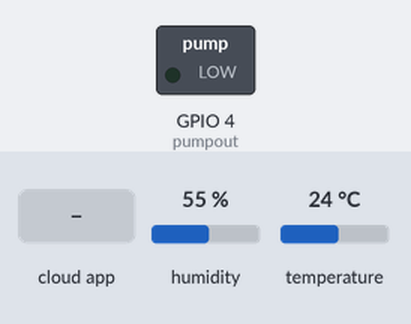
The sketch below on a simulated ESP32. Shown: switched loads named in the sketch (green lamp = pin HIGH). The test bench sets the inputs (shaded band); at power-on: humidity 55 %, temperature 24 °C. WiFi joins after 1.5 s; servers stay silent unless stated; no MQTT or app messages arrive unless stated; what the sketch prints to the serial monitor is not drawn.

Above: at 2.7 s.
2.8 s: the phone or cloud app sets nutnhan2 to 1
At 3.7 s:
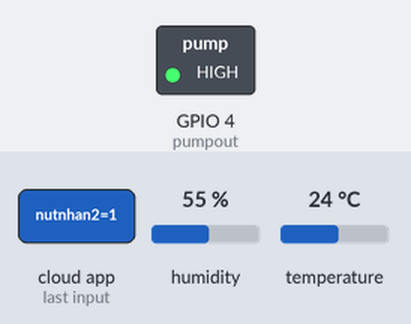
4.3 s: the phone or cloud app sets nutnhan2 to 0
At 5.8 s:
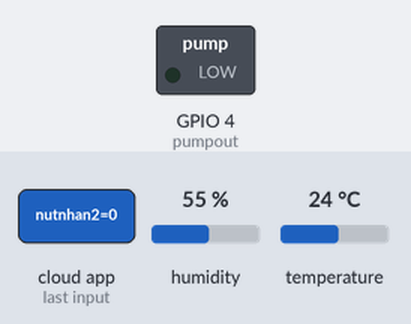
Timing chart, 0 to 7.3 s (numbered marks = the images above; inputs shaded):
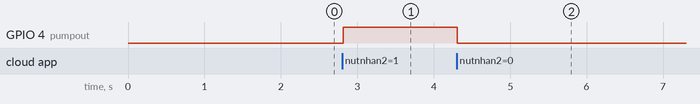

Measured:
- after the input at 2.8 s, GPIO 4 (pumpout): LOW → HIGH at once
- after the input at 4.3 s, GPIO 4 (pumpout): HIGH → LOW at once

The sketch:

project.ino
```cpp
#include <WiFi.h>
#include "Adafruit_MQTT.h"
#include "Adafruit_MQTT_Client.h"
#include "DHT.h"

/************************* DHT Sensor Setup *********************************/

#define DHTPIN   D2     // Digital pin connected to the DHT sensor
#define DHTTYPE  DHT11  // Type of DHT Sensor, DHT11 or DHT22

DHT dht(DHTPIN, DHTTYPE);

#define pumpout   D3     // Connect LED on pin D3

/************************* WiFi Access Point *********************************/

#define WLAN_SSID       "FREE"
#define WLAN_PASS       "12345679"

/************************* Adafruit.io Setup *********************************/

#define AIO_SERVER      "io.adafruit.com"
#define AIO_SERVERPORT  1883                                 // use 8883 for SSL
#define AIO_USERNAME    "hoanghao2208"
#define AIO_KEY         ""

/************ Global State ******************/


WiFiClient client;

Adafruit_MQTT_Client mqtt(&client, AIO_SERVER, AIO_SERVERPORT, AIO_USERNAME, AIO_KEY);

/****************************** Feeds ***************************************/

Adafruit_MQTT_Publish temp = Adafruit_MQTT_Publish(&mqtt, AIO_USERNAME "/feeds/cambien1");
Adafruit_MQTT_Publish hum = Adafruit_MQTT_Publish(&mqtt, AIO_USERNAME "/feeds/cambien3");

// controlling pump
Adafruit_MQTT_Subscribe pumpin = Adafruit_MQTT_Subscribe(&mqtt, AIO_USERNAME "/feeds/nutnhan2");

void MQTT_connect();

float lastHumidity = -1;
float lastTemperature = -1;
void setup() {
  Serial.begin(115200);
  delay(10);
  pinMode(pumpout, OUTPUT);
  Serial.println(F("Adafruit MQTT"));

  // Connect to WiFi access point.
  Serial.println(); Serial.println();
  Serial.print("Connecting to ");
  Serial.println(WLAN_SSID);

  WiFi.begin(WLAN_SSID, WLAN_PASS);
  while (WiFi.status() != WL_CONNECTED) {
    delay(500);
    Serial.print(".");
  }
  Serial.println();

  Serial.println("WiFi connected");
  Serial.println("IP address: "); Serial.println(WiFi.localIP());

  // Setup MQTT subscription for onoff feed.
  mqtt.subscribe(&pumpin);
  dht.begin();
}

void loop() {
  float h = dht.readHumidity();
  // Read temperature as Celsius (the default)
  float t = dht.readTemperature();
  // Ensure the connection to the MQTT server is alive (this will make the first
  // connection and automatically reconnect when disconnected).  See the MQTT_connect
  // function definition further below.
  MQTT_connect();

  // this is our 'wait for incoming subscription packets' busy subloop
  // try to spend your time here


  Adafruit_MQTT_Subscribe *subscription;

  // Wait 2000 milliseconds, while we wait for data from subscription feed. After this wait, next code will be executed
  while ((subscription = mqtt.readSubscription(200))) {
    if (subscription == &pumpin) {
      Serial.print(F("Got Pump: "));
      char *pumpstate = (char *)pumpin.lastread;
      Serial.println(pumpstate);
      String message = String(pumpstate);
      message.trim();
      if (message == "1") {
digitalWrite(pumpout, HIGH);
        Serial.println("PUMP ON");
      }
      if (message == "0") {
        digitalWrite(pumpout, LOW);
        Serial.println("PUMP OFF");
      }
    }
  }

  // DHT11 Sensor readings may also be up to 2 seconds 'old' (its a very slow sensor)

  Serial.print(F("Humidity: "));
  Serial.print(h);
  Serial.print(F("%  Temperature: "));
  Serial.print(t);
  Serial.print(F("°C "));


  // Now we can publish stuff!
  if(lastHumidity != h){
    Serial.print(F("\nSending Humidity val "));
    if (! hum.publish(h)) {
        Serial.println(F("Failed"));
    } else {
        Serial.println(F("OK!"));
    }
    lastHumidity = h;
  }
  if(lastTemperature != t){
    Serial.print(F("\nSending Temperature val "));
    if (! temp.publish(t)) {
        Serial.println(F("Failed"));
    } else {
        Serial.println(F("OK!"));
    }
    lastTemperature = t;
  }


}

void MQTT_connect() {
  int8_t ret;
  if (mqtt.connected()) {
    return;
  }

  Serial.print("Connecting to MQTT... ");

  uint8_t retries = 3;
  while ((ret = mqtt.connect()) != 0) {
    Serial.println(mqtt.connectErrorString(ret));
    Serial.println("Retrying MQTT connection in 5 seconds...");
    mqtt.disconnect();
    delay(5000);
    retries--;
    if (retries == 0) {
      while (1);
    }
  }
  Serial.println("MQTT Connected!");
}
```
